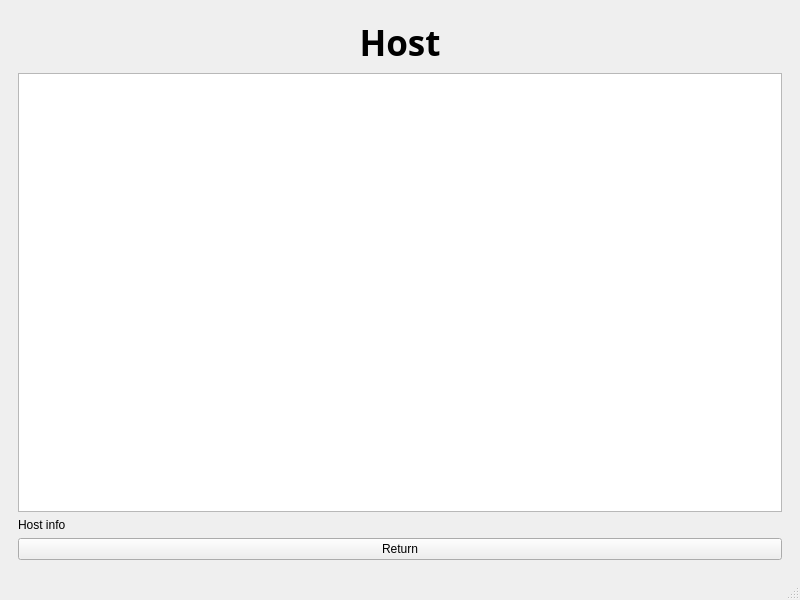
<?xml version="1.0" encoding="UTF-8"?>
<ui version="4.0">
 <class>MainWindow</class>
 <widget class="QMainWindow" name="MainWindow">
  <property name="geometry">
   <rect>
    <x>0</x>
    <y>0</y>
    <width>800</width>
    <height>600</height>
   </rect>
  </property>
  <property name="windowTitle">
   <string>MainWindow</string>
  </property>
  <widget class="QWidget" name="centralwidget">
   <layout class="QHBoxLayout" name="horizontalLayout_2">
    <item>
     <widget class="QStackedWidget" name="stackedWidget">
      <property name="currentIndex">
       <number>3</number>
      </property>
      <widget class="QWidget" name="OpenScreen">
       <layout class="QVBoxLayout" name="verticalLayout">
        <item>
         <widget class="QLabel" name="label">
          <property name="font">
           <font>
            <family>Rockwell</family>
            <pointsize>26</pointsize>
            <weight>75</weight>
            <bold>true</bold>
           </font>
          </property>
          <property name="text">
           <string>MultiplayerGame++</string>
          </property>
          <property name="alignment">
           <set>Qt::AlignCenter</set>
          </property>
         </widget>
        </item>
        <item>
         <layout class="QHBoxLayout" name="horizontalLayout">
          <item>
           <widget class="QPushButton" name="join">
            <property name="text">
             <string>Join</string>
            </property>
           </widget>
          </item>
          <item>
           <widget class="QPushButton" name="host">
            <property name="text">
             <string>Host</string>
            </property>
           </widget>
          </item>
          <item>
           <widget class="QPushButton" name="credits">
            <property name="text">
             <string>Credits</string>
            </property>
           </widget>
          </item>
         </layout>
        </item>
       </layout>
      </widget>
      <widget class="QWidget" name="CreditsScreen">
       <layout class="QVBoxLayout" name="verticalLayout_5">
        <item>
         <widget class="QLabel" name="title">
          <property name="font">
           <font>
            <family>Rockwell</family>
            <pointsize>26</pointsize>
            <weight>75</weight>
            <bold>true</bold>
           </font>
          </property>
          <property name="text">
           <string>About MultiplayerGame++</string>
          </property>
          <property name="alignment">
           <set>Qt::AlignCenter</set>
          </property>
         </widget>
        </item>
        <item>
         <widget class="QLabel" name="about">
          <property name="font">
           <font>
            <family>Rockwell</family>
            <weight>75</weight>
            <bold>true</bold>
           </font>
          </property>
          <property name="text">
           <string>Originally created in python as a mock NEA for Alevel Computer science. By Oliver Killane.</string>
          </property>
          <property name="alignment">
           <set>Qt::AlignCenter</set>
          </property>
          <property name="wordWrap">
           <bool>true</bool>
          </property>
         </widget>
        </item>
        <item>
         <widget class="QPushButton" name="Return">
          <property name="font">
           <font>
            <family>Rockwell</family>
            <weight>75</weight>
            <bold>true</bold>
            <strikeout>false</strikeout>
           </font>
          </property>
          <property name="mouseTracking">
           <bool>false</bool>
          </property>
          <property name="autoFillBackground">
           <bool>false</bool>
          </property>
          <property name="text">
           <string>Return</string>
          </property>
          <property name="flat">
           <bool>false</bool>
          </property>
         </widget>
        </item>
       </layout>
      </widget>
      <widget class="QWidget" name="HostStartScreen">
       <layout class="QVBoxLayout" name="verticalLayout_8">
        <item>
         <widget class="QLabel" name="title_3">
          <property name="font">
           <font>
            <family>Rockwell</family>
            <pointsize>26</pointsize>
            <weight>75</weight>
            <bold>true</bold>
           </font>
          </property>
          <property name="text">
           <string>Select game type.</string>
          </property>
          <property name="alignment">
           <set>Qt::AlignCenter</set>
          </property>
         </widget>
        </item>
        <item>
         <layout class="QGridLayout" name="gridLayout">
          <item row="3" column="0">
           <widget class="QLabel" name="maplabel">
            <property name="font">
             <font>
              <family>Rockwell</family>
             </font>
            </property>
            <property name="text">
             <string>Map</string>
            </property>
           </widget>
          </item>
          <item row="2" column="2">
           <widget class="QComboBox" name="gamemode"/>
          </item>
          <item row="2" column="0">
           <widget class="QLabel" name="gamemodelabel">
            <property name="font">
             <font>
              <family>Rockwell</family>
             </font>
            </property>
            <property name="text">
             <string>Game Mode</string>
            </property>
           </widget>
          </item>
          <item row="3" column="2">
           <widget class="QComboBox" name="map"/>
          </item>
          <item row="1" column="0">
           <widget class="QLabel" name="maxplayerslabel">
            <property name="font">
             <font>
              <family>Rockwell</family>
             </font>
            </property>
            <property name="text">
             <string>Max Players</string>
            </property>
           </widget>
          </item>
          <item row="1" column="2">
           <layout class="QVBoxLayout" name="verticalLayout_10">
            <item>
             <widget class="QLabel" name="maxplayersshown">
              <property name="font">
               <font>
                <family>Rockwell</family>
                <pointsize>12</pointsize>
               </font>
              </property>
              <property name="text">
               <string>5</string>
              </property>
              <property name="alignment">
               <set>Qt::AlignBottom|Qt::AlignHCenter</set>
              </property>
             </widget>
            </item>
            <item>
             <widget class="QSlider" name="maxplayers">
              <property name="minimum">
               <number>5</number>
              </property>
              <property name="maximum">
               <number>30</number>
              </property>
              <property name="pageStep">
               <number>10</number>
              </property>
              <property name="sliderPosition">
               <number>5</number>
              </property>
              <property name="orientation">
               <enum>Qt::Horizontal</enum>
              </property>
              <property name="tickPosition">
               <enum>QSlider::TicksBelow</enum>
              </property>
              <property name="tickInterval">
               <number>1</number>
              </property>
             </widget>
            </item>
           </layout>
          </item>
         </layout>
        </item>
        <item>
         <widget class="QPushButton" name="startgame">
          <property name="font">
           <font>
            <family>Rockwell</family>
           </font>
          </property>
          <property name="text">
           <string>Start Game</string>
          </property>
         </widget>
        </item>
        <item>
         <widget class="QPushButton" name="return_2">
          <property name="text">
           <string>Return</string>
          </property>
         </widget>
        </item>
       </layout>
      </widget>
      <widget class="QWidget" name="HostScreen">
       <layout class="QVBoxLayout">
        <item>
         <layout class="QVBoxLayout" name="verticalLayout_3">
          <item>
           <widget class="QLabel" name="title_2">
            <property name="font">
             <font>
              <family>Rockwell</family>
              <pointsize>26</pointsize>
              <weight>75</weight>
              <bold>true</bold>
             </font>
            </property>
            <property name="text">
             <string>Host</string>
            </property>
            <property name="alignment">
             <set>Qt::AlignCenter</set>
            </property>
           </widget>
          </item>
          <item>
           <widget class="QTableView" name="PlayerTable"/>
          </item>
          <item>
           <widget class="QLabel" name="label_2">
            <property name="text">
             <string>Host info</string>
            </property>
           </widget>
          </item>
          <item>
           <widget class="QPushButton" name="Return_2">
            <property name="text">
             <string>Return</string>
            </property>
           </widget>
          </item>
         </layout>
        </item>
       </layout>
      </widget>
      <widget class="QWidget" name="JoinScreen">
       <layout class="QVBoxLayout" name="verticalLayout_2">
        <item>
         <widget class="QLabel" name="Title">
          <property name="font">
           <font>
            <family>Rockwell</family>
            <pointsize>26</pointsize>
            <weight>75</weight>
            <bold>true</bold>
           </font>
          </property>
          <property name="text">
           <string>Join a Game</string>
          </property>
          <property name="alignment">
           <set>Qt::AlignCenter</set>
          </property>
         </widget>
        </item>
        <item>
         <widget class="QLineEdit" name="EnterName">
          <property name="font">
           <font>
            <family>Rockwell</family>
           </font>
          </property>
          <property name="alignment">
           <set>Qt::AlignCenter</set>
          </property>
          <property name="placeholderText">
           <string>Enter Name</string>
          </property>
         </widget>
        </item>
        <item>
         <widget class="QPushButton" name="SelectColour">
          <property name="font">
           <font>
            <family>Rockwell</family>
           </font>
          </property>
          <property name="autoFillBackground">
           <bool>true</bool>
          </property>
          <property name="text">
           <string>Select Colour</string>
          </property>
          <property name="flat">
           <bool>true</bool>
          </property>
         </widget>
        </item>
        <item>
         <widget class="QLineEdit" name="EnterIP">
          <property name="font">
           <font>
            <family>Rockwell</family>
           </font>
          </property>
          <property name="alignment">
           <set>Qt::AlignCenter</set>
          </property>
          <property name="placeholderText">
           <string>Enter IP Address</string>
          </property>
         </widget>
        </item>
        <item>
         <widget class="QPushButton" name="JoinServer">
          <property name="font">
           <font>
            <family>Rockwell</family>
           </font>
          </property>
          <property name="text">
           <string>Join Server</string>
          </property>
         </widget>
        </item>
        <item>
         <widget class="QPushButton" name="Return_3">
          <property name="text">
           <string>Return</string>
          </property>
         </widget>
        </item>
       </layout>
      </widget>
      <widget class="QWidget" name="ConnectingScreen">
       <layout class="QVBoxLayout" name="verticalLayout_6">
        <item>
         <widget class="QLabel" name="loadinglabel">
          <property name="font">
           <font>
            <family>Rockwell</family>
            <pointsize>26</pointsize>
            <weight>75</weight>
            <bold>true</bold>
           </font>
          </property>
          <property name="text">
           <string>Loading...</string>
          </property>
          <property name="alignment">
           <set>Qt::AlignCenter</set>
          </property>
         </widget>
        </item>
        <item>
         <widget class="QPushButton" name="CancelConnection">
          <property name="font">
           <font>
            <family>Rockwell</family>
           </font>
          </property>
          <property name="styleSheet">
           <string notr="true">background-color: rgb(255, 0, 0);</string>
          </property>
          <property name="text">
           <string>Cancel</string>
          </property>
         </widget>
        </item>
       </layout>
      </widget>
      <widget class="QWidget" name="GameScreen">
       <layout class="QVBoxLayout" name="verticalLayout_4">
        <item>
         <widget class="QGraphicsView" name="graphicsView"/>
        </item>
       </layout>
      </widget>
      <widget class="QWidget" name="ErrorScreen">
       <layout class="QVBoxLayout" name="verticalLayout_7">
        <item>
         <widget class="QLabel" name="ErrorMessage">
          <property name="text">
           <string>An Error has occured, unable to continue connection to server.</string>
          </property>
         </widget>
        </item>
        <item>
         <widget class="QPushButton" name="MenuReturn">
          <property name="text">
           <string>RETURN TO MAIN MENU</string>
          </property>
         </widget>
        </item>
       </layout>
      </widget>
     </widget>
    </item>
   </layout>
  </widget>
  <widget class="QMenuBar" name="menubar">
   <property name="geometry">
    <rect>
     <x>0</x>
     <y>0</y>
     <width>800</width>
     <height>25</height>
    </rect>
   </property>
  </widget>
  <widget class="QStatusBar" name="statusbar"/>
 </widget>
 <resources/>
 <connections/>
</ui>
